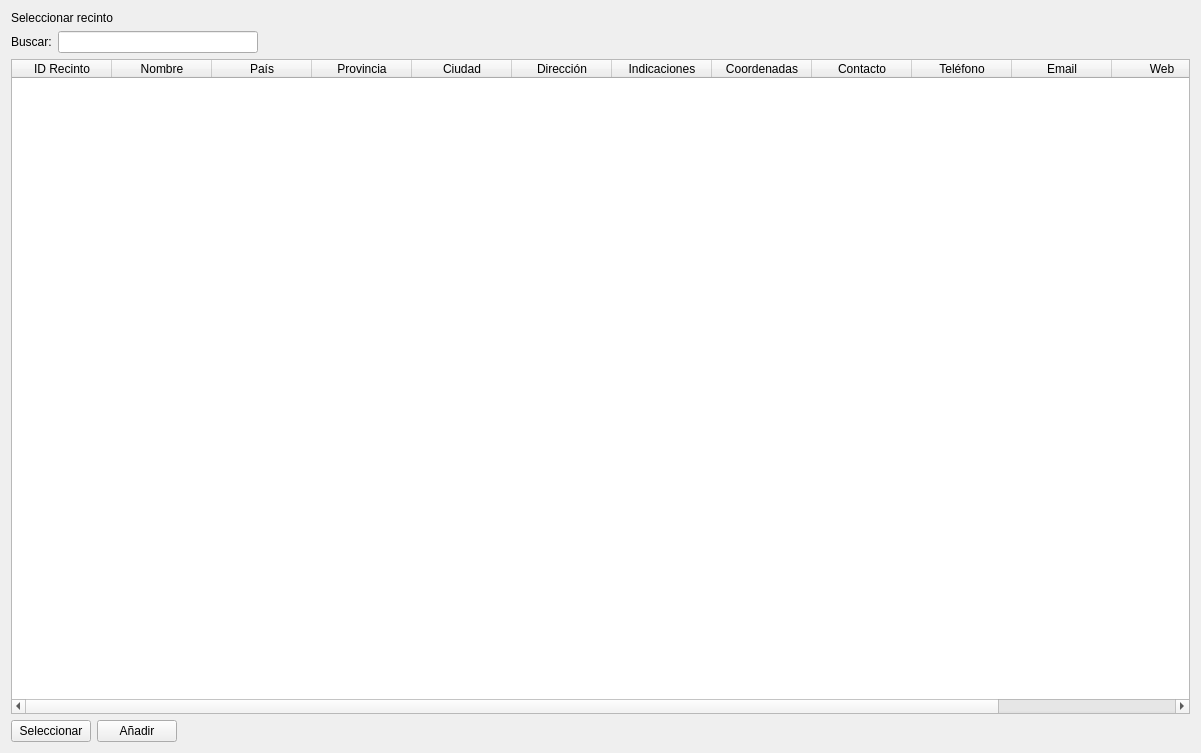
<?xml version="1.0" encoding="UTF-8"?>
<ui version="4.0">
 <class>Form</class>
 <widget class="QWidget" name="Form">
  <property name="geometry">
   <rect>
    <x>0</x>
    <y>0</y>
    <width>1201</width>
    <height>753</height>
   </rect>
  </property>
  <property name="windowTitle">
   <string>Aleph</string>
  </property>
  <layout class="QVBoxLayout" name="verticalLayout">
   <item>
    <widget class="QLabel" name="labelTitle">
     <property name="styleSheet">
      <string notr="true">font: 14pt &quot;MS Shell Dlg 2&quot;;</string>
     </property>
     <property name="text">
      <string>Seleccionar recinto</string>
     </property>
    </widget>
   </item>
   <item>
    <layout class="QHBoxLayout" name="horizontalLayout_2">
     <item>
      <widget class="QLabel" name="label">
       <property name="text">
        <string>Buscar:</string>
       </property>
      </widget>
     </item>
     <item>
      <widget class="QLineEdit" name="lineEdit">
       <property name="sizePolicy">
        <sizepolicy hsizetype="Minimum" vsizetype="Fixed">
         <horstretch>0</horstretch>
         <verstretch>0</verstretch>
        </sizepolicy>
       </property>
       <property name="minimumSize">
        <size>
         <width>200</width>
         <height>0</height>
        </size>
       </property>
      </widget>
     </item>
     <item>
      <spacer name="horizontalSpacer">
       <property name="orientation">
        <enum>Qt::Horizontal</enum>
       </property>
       <property name="sizeHint" stdset="0">
        <size>
         <width>40</width>
         <height>20</height>
        </size>
       </property>
      </spacer>
     </item>
    </layout>
   </item>
   <item>
    <widget class="QTableWidget" name="tableRecintos">
     <property name="sortingEnabled">
      <bool>true</bool>
     </property>
     <column>
      <property name="text">
       <string>ID Recinto</string>
      </property>
     </column>
     <column>
      <property name="text">
       <string>Nombre</string>
      </property>
     </column>
     <column>
      <property name="text">
       <string>País</string>
      </property>
     </column>
     <column>
      <property name="text">
       <string>Provincia</string>
      </property>
     </column>
     <column>
      <property name="text">
       <string>Ciudad</string>
      </property>
     </column>
     <column>
      <property name="text">
       <string>Dirección</string>
      </property>
     </column>
     <column>
      <property name="text">
       <string>Indicaciones</string>
      </property>
     </column>
     <column>
      <property name="text">
       <string>Coordenadas</string>
      </property>
     </column>
     <column>
      <property name="text">
       <string>Contacto</string>
      </property>
     </column>
     <column>
      <property name="text">
       <string>Teléfono</string>
      </property>
     </column>
     <column>
      <property name="text">
       <string>Email</string>
      </property>
     </column>
     <column>
      <property name="text">
       <string>Web</string>
      </property>
     </column>
     <column>
      <property name="text">
       <string>Notas</string>
      </property>
     </column>
    </widget>
   </item>
   <item>
    <layout class="QHBoxLayout" name="horizontalLayout">
     <item>
      <widget class="QPushButton" name="buttonSelect">
       <property name="text">
        <string>Seleccionar</string>
       </property>
      </widget>
     </item>
     <item>
      <widget class="QPushButton" name="buttonAdd">
       <property name="text">
        <string>Añadir</string>
       </property>
      </widget>
     </item>
     <item>
      <spacer name="horizontalSpacer_11">
       <property name="orientation">
        <enum>Qt::Horizontal</enum>
       </property>
       <property name="sizeHint" stdset="0">
        <size>
         <width>40</width>
         <height>20</height>
        </size>
       </property>
      </spacer>
     </item>
    </layout>
   </item>
  </layout>
 </widget>
 <tabstops>
  <tabstop>buttonSelect</tabstop>
  <tabstop>buttonAdd</tabstop>
  <tabstop>tableRecintos</tabstop>
 </tabstops>
 <resources/>
 <connections/>
</ui>
